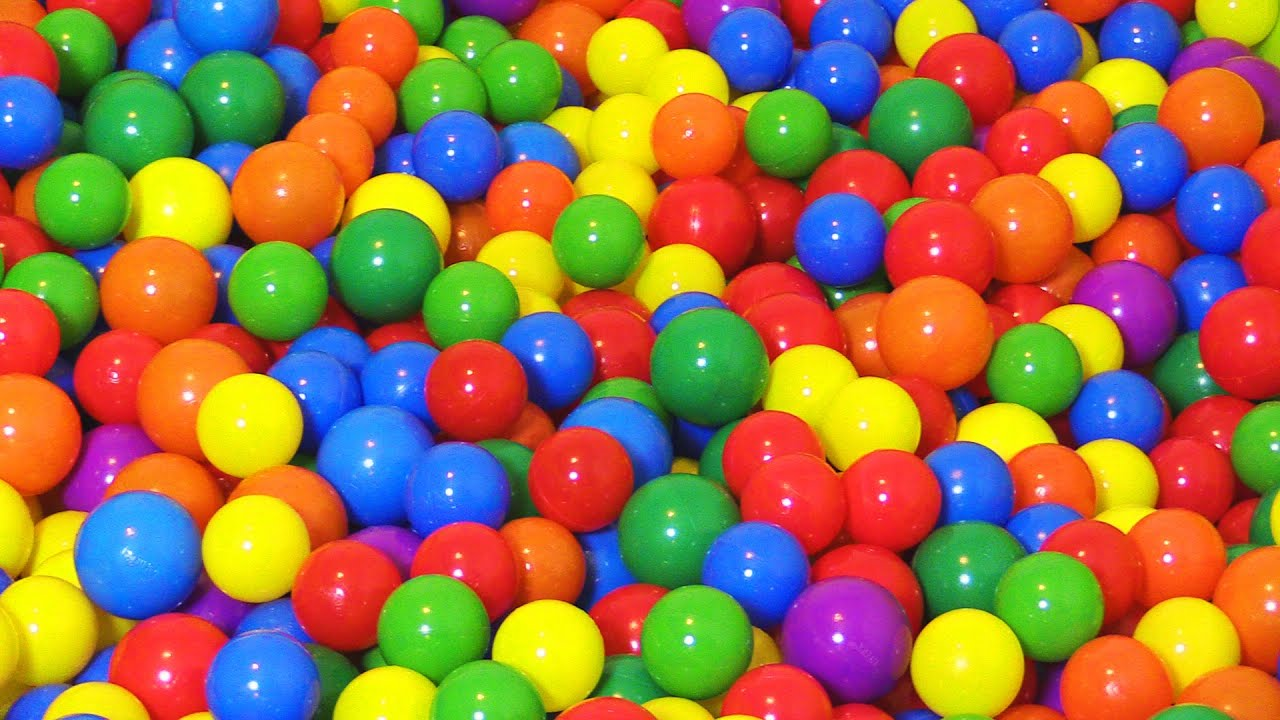
#> input picture PycharmProjects/opencv/ballz.jpg, 1280 x 720 px
$ python morphologicaltransformation.py
#> lines starting #> are read from the running program, lines starting #| are printed output that depends on the picture; after the words box and inside, x2 and y2 are one past the last pixel; in counts of white or black regions, pixels touching at a corner belong together
import cv2
import numpy as np
from matplotlib import pyplot as plt
img = cv2.imread('ballz.jpg', cv2.IMREAD_GRAYSCALE)
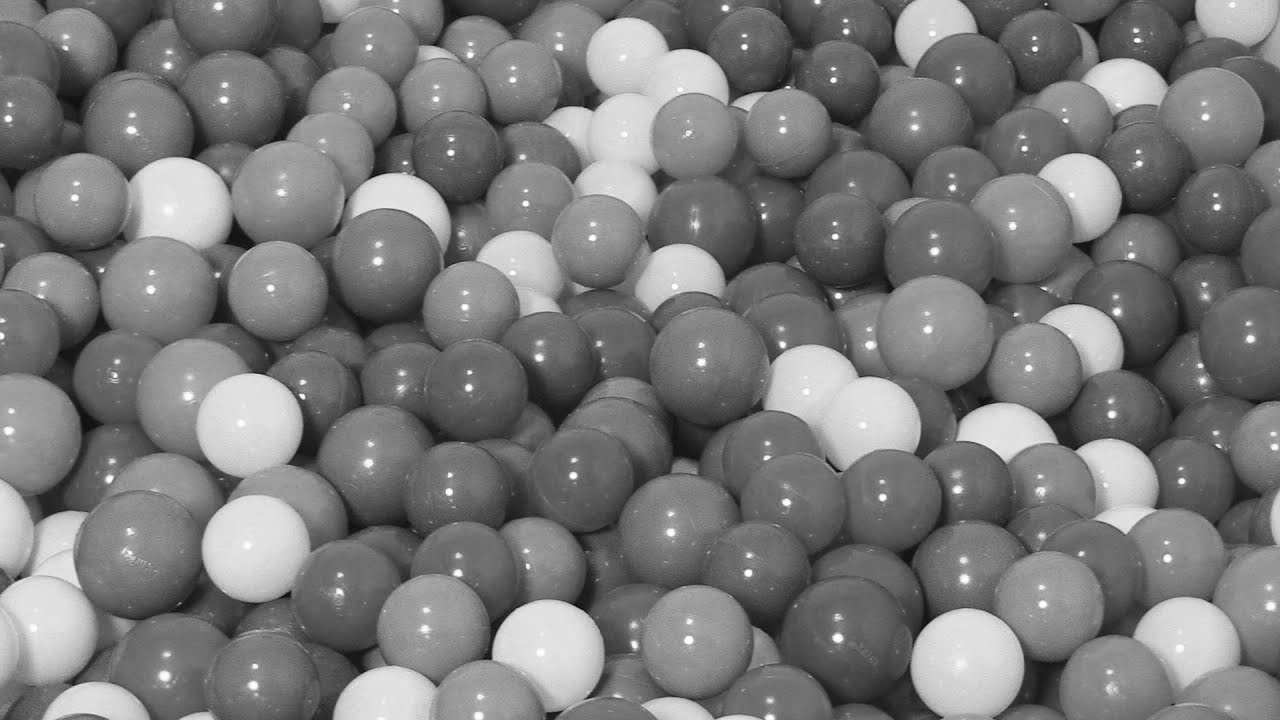
#> img: shape (720, 1280); min 1, max 255, mean 121.4
_, mask = cv2.threshold(img, 200, 220, cv2.THRESH_BINARY_INV)
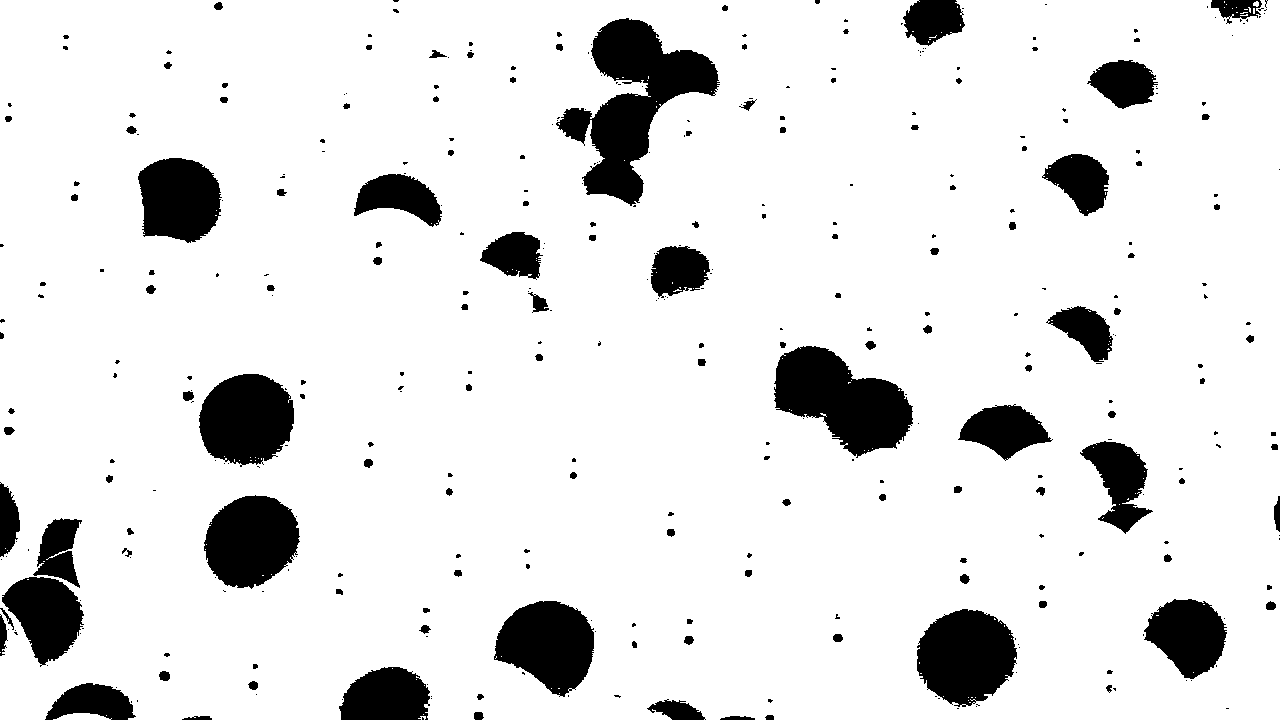
#> mask: shape (720, 1280); values 0 (black) and 220 (white), 88.9% white; 374 black regions (238 under 20 px), largest, box (x1, y1, x2, y2) and area: (556, 18, 720, 206) 12404, (774, 346, 913, 458) 9154, (917, 609, 1017, 707) 7253
kernel = np.ones((2, 2), np.uint8)
dilation = cv2.dilate(mask, kernel, iterations=10)
#> dilation: shape (720, 1280); values 0 (black) and 220 (white), 93.6% white; 29 black regions, largest, box (x1, y1, x2, y2) and area: (786, 357, 912, 454) 6414, (928, 621, 1014, 703) 5146, (210, 384, 294, 460) 4831
erosion = cv2.erode(mask, kernel, iterations= 10)
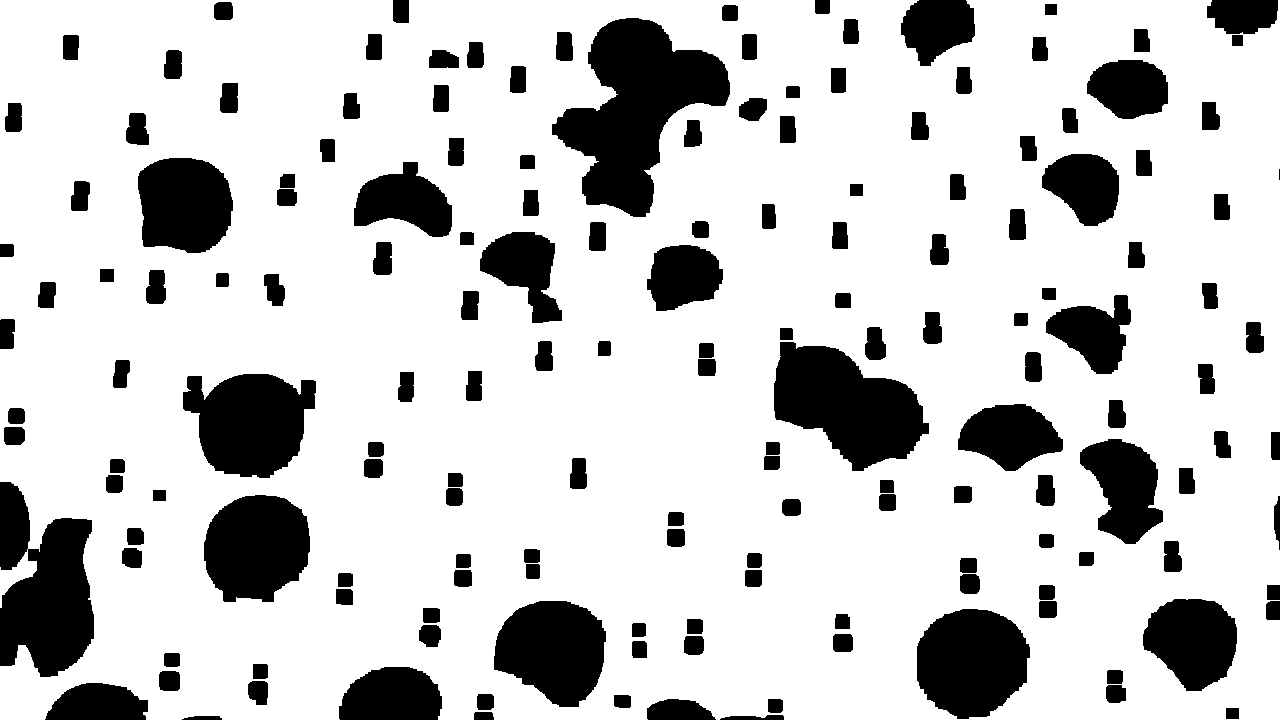
#> erosion: shape (720, 1280); values 0 (black) and 220 (white), 79.6% white; 164 black regions (1 under 20 px), largest, box (x1, y1, x2, y2) and area: (552, 18, 730, 217) 17617, (0, 482, 94, 677) 12599, (774, 342, 929, 471) 12260
# erosion followed by dilation is opening
opening = cv2.morphologyEx(mask, cv2.MORPH_OPEN, kernel)
#> opening: shape (720, 1280); values 0 (black) and 220 (white), 88.8% white; 313 black regions (177 under 20 px), largest, box (x1, y1, x2, y2) and area: (557, 19, 721, 208) 12532, (775, 347, 914, 459) 9234, (918, 610, 1018, 710) 7331
# closed is dilation then erosion
closing = cv2.morphologyEx(mask, cv2.MORPH_CLOSE, kernel)
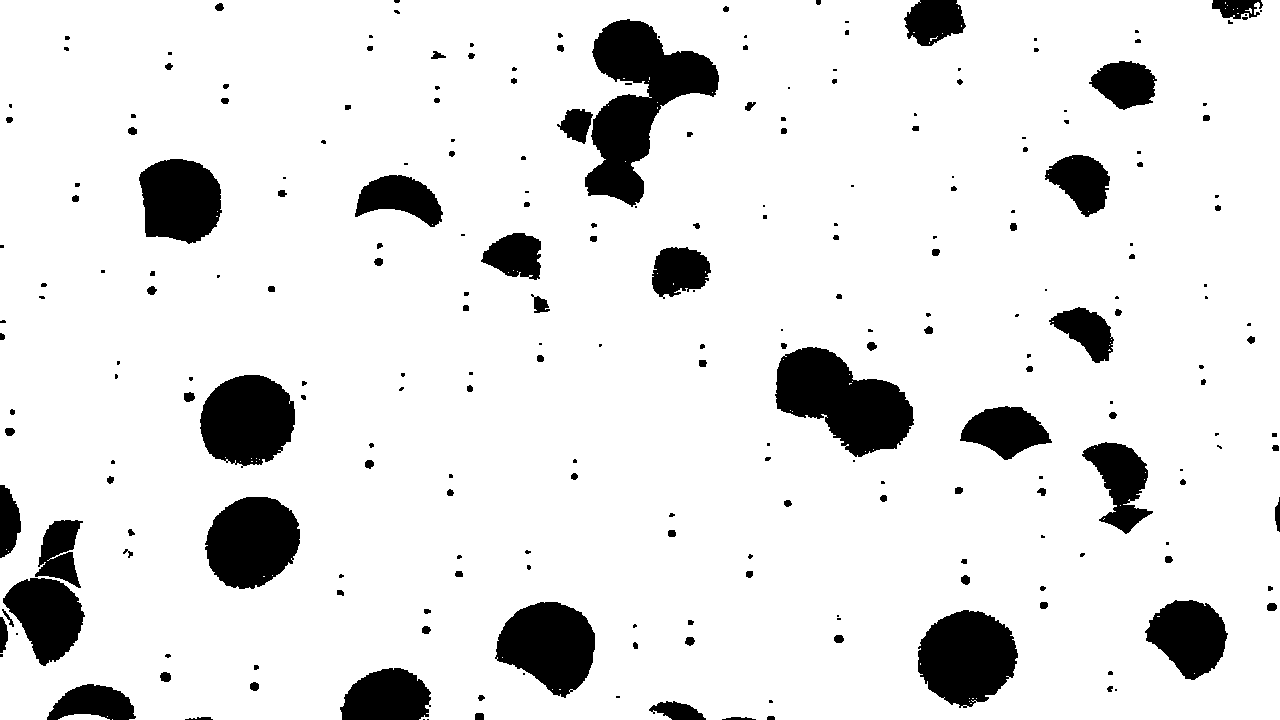
#> closing: shape (720, 1280); values 0 (black) and 220 (white), 89% white; 246 black regions (113 under 20 px), largest, box (x1, y1, x2, y2) and area: (585, 19, 719, 207) 11517, (775, 347, 914, 457) 9098, (918, 610, 1018, 708) 7201
# kernel is shape here we use rectangle size is the 2,2
titles = ['image', 'mask', 'dilation', 'erosion', 'opening', 'closing']
image = [img, mask, dilation, erosion, opening, closing]
for i in range(6):
    plt.subplot(2, 3, i+1)
    plt.imshow(image[i], 'gray')
    plt.title(titles[i])
    plt.xticks([])
    plt.yticks([])
plt.show()
cv2.waitKey(0)
cv2.destroyAllWindows()
